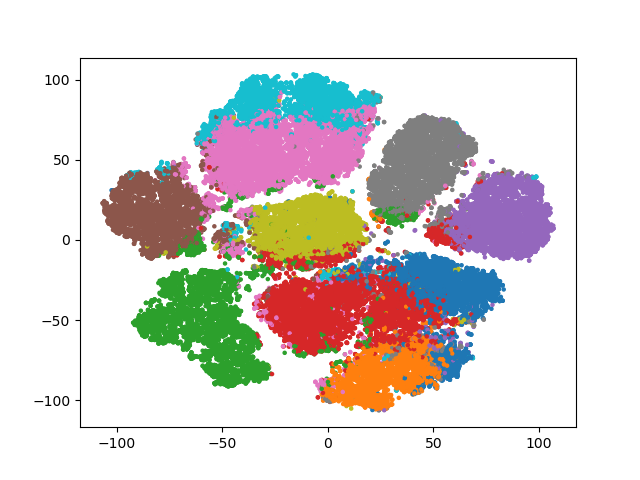
#> input picture nn/clustering_log_2025-03-18 12:01/clusters_epoch_140.png, 640 x 480 px; its folder holds 4 pictures in this run
$ python visualize_trend.py
#> lines starting #> are read from the running program, lines starting #| are printed output that depends on the picture
# %%
import pandas as pd
import matplotlib.pyplot as plt
import numpy as np
import imageio
import os

# %%
# clustering log path
log_path = 'clustering_log_2025-03-18 12:01'
# %%
df = pd.read_csv(f'{log_path}/mdec_log_.csv')
#> (reads nn/MDEC/clustering_log_2025-03-19_09:50/mdec_log_.csv from the repository)

plt.figure(figsize=(14, 6))

plt.subplot(2, 3, 1)
plt.plot(df.iloc[1:,0], df.iloc[1:,1],label=df.columns[1])
plt.legend()

plt.subplot(2, 3, 2)
plt.plot(df.iloc[1:,0], df.iloc[1:,2],label=df.columns[2])
plt.legend()

plt.subplot(2, 3, 3)
plt.plot(df.iloc[1:,0], df.iloc[1:,3],label=df.columns[3])
plt.legend()

for i in range (4,7):
    plt.subplot(2, 3, i)
    plt.plot(df.iloc[1:,0], df.iloc[1:,i],label=df.columns[i])
    plt.legend()

# plt.xlabel('iteration)
# plt.ylabel('metric value')
plt.show()
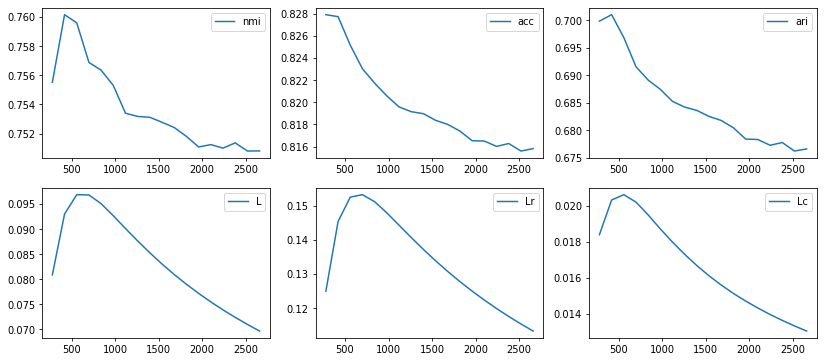
#> figure drawn by matplotlib, 6 panels; panel 1: curve peaks at x = 420, y = 0.76; panel 2: curve peaks at x = 280, y = 0.828; panel 3: curve peaks at x = 420, y = 0.701; panel 4: curve peaks at x = 560, y = 0.0968

# %%
# make clustering gif
images = []
png_files = [f for f in os.listdir(log_path) if f.endswith('.png')]

# sort files numerically by converting filename (without extension) to integer
png_files.sort(key=lambda x: int(
    os.path.splitext(x)[0].split('_')[-1]  # Split on underscores and take last part
))

for filename in png_files:
    file_path = os.path.join(log_path, filename)
    images.append(imageio.imread(file_path))

imageio.mimsave(f'{log_path}/clustering_progress.gif', images) # create gif
# %%
